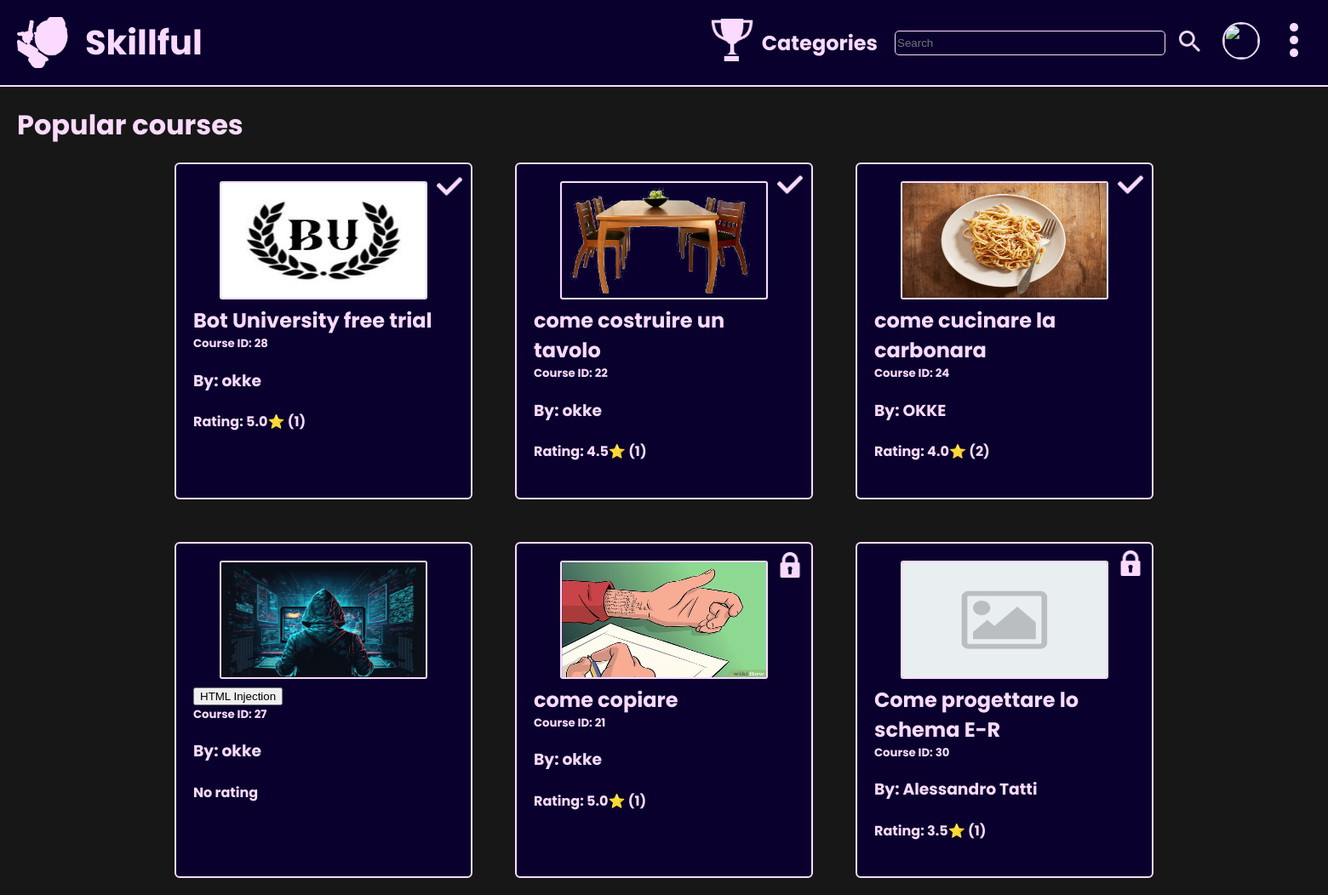
Page /Skillful_PHP/Skillful/home.php (signed in) on the committed database.
### tables this page shows
CREATE TABLE `courses` (
  `id` int(11) NOT NULL,
  `name` varchar(50) NOT NULL,
  `creation_date` datetime NOT NULL,
  `description` blob DEFAULT NULL,
  `verified` tinyint(4) NOT NULL DEFAULT 0,
  `folder` blob NOT NULL,
  `category` int(11) DEFAULT NULL,
  `user_created` int(11) NOT NULL,
  `state` tinyint(4) NOT NULL DEFAULT 0
);

### Skillful_PHP/Skillful/home.php (the view, shortened to what this page needs)
<!DOCTYPE html>
<html lang="en">
<head>
    <link rel="stylesheet" type="text/css" href="styles/style.css">
    <link rel="stylesheet" type="text/css" href="styles/styleHomePage.css">
    <link rel="stylesheet" type="text/css" href="styles/styleHomeShared.css">
</head>
<body>
    <?php
        include "db_connection.php";
        if (!isset($_SESSION['user_id'])) {
            header('Location: login.php');
        } else {
            $user_id = $_SESSION['user_id'];
            $getUser = "SELECT * FROM users WHERE id = $user_id";
            $result = mysqli_query($connection, $getUser);
            if($result){
                if(mysqli_num_rows($result) > 0){
                    $row = mysqli_fetch_assoc($result);
                    if($row['role'] == 1){
                        $admin = true;
                    } else {
                        $admin = 0;
                    }
                } else {
                    header('Location: login.php');
                }
            }
        }
    ?>
    <div id="header">
        <a href="home.php" id="logoBox">
            <img id="logo" class="img" src="assets/icons/logo/logo0.png">
            <h1 id="title">Skillful</h1>
        </a>
        <div id="rightHeader">
            <div id="leaderboardButton">
                <a href="leaderboard.php" style="margin-right: 10px; width: 50px; height: 50px"><img class="img" src="assets/icons/leaderboardButton/leaderboard0.png" width=50px height=50px></a>
            </div>
            <div id="categoriesButton">
                <h2>Categories</h2>
            </div>
            <div id="searchBar">
                <form id="searchForm" action="" method="GET">
                    <input id="bar" type="text" placeholder="Search" name="search">
                    <button type="submit" style="background-color: transparent; margin-left: 10px; border: none; cursor: pointer"><img width="25px" height="25px" class="img" src="assets/icons/searchButton/searchButton0.png"></button>
                </form>
            </div>
            <div id="profileIcon">
                <?php
                    echo "<a href='viewProfile.php?userid=".$GLOBALS['user_id']."'><img id='pfp' src='".$GLOBALS['profilePic']."'></a>";
                ?>
            </div>
            <div id="optionsButton" state=0>
                <img src="assets/icons/optionsButton/optionsButton0.png" id="options" class="img">
            </div>
        </div>
    </div>
        <?php
            $sqlCode = "SELECT * FROM categories";
            $result = mysqli_query($connection, $sqlCode);
        ?>
    <div id="mainBody">
        <?php
            if($_SERVER['REQUEST_METHOD'] == 'GET'){
                if(isset($_GET['category'])){
                    echo '<div id="results">';
                    $category = $_GET['category'];
                    $sqlCode = "SELECT * FROM courses_view WHERE category = '$category' AND (state = 1 OR user_created = ".$user_id." OR ".$admin." = TRUE) ORDER BY verified DESC, state DESC, avgRating DESC";
                    $result = mysqli_query($connection, $sqlCode);
                } else if(isset($_GET["search"])){
                    echo '<div id="results">';
                    $search = $_GET['search'];
                    $sqlCode = "SELECT * FROM courses_view WHERE name LIKE '%$search%' AND (state = 1 OR user_created = ".$user_id." OR ".$admin." = TRUE) ORDER BY verified DESC, state DESC, avgRating DESC";
                    $result = mysqli_query($connection, $sqlCode);
                } else {
                    echo '<h1 style="margin-left: 20px; margin-bottom: 0">Popular courses</h1><div id="results">';
                    $sqlCode = "SELECT * FROM courses_view WHERE (state = 1 OR user_created = ".$user_id." OR ".$admin." = TRUE) ORDER BY verified DESC, state DESC, avgRating DESC";
                    $result = mysqli_query($connection, $sqlCode);
                }
                if($result){
                    if(mysqli_num_rows($result) > 0){
                        while($row = mysqli_fetch_assoc($result)){
                            echo "<a class='courseResult clickableBoxLink' href='viewCourse.php?courseId=".$row["course_id"]."'><div class='courseDiv'>";
                            if($row['verified'] == 1){
                                echo "<img class='verifiedIcon img' src='assets/icons/verifiedIcon/verifiedIcon0.png'>";
                            } else if($row['state'] == 0){
                                echo "<img class='verifiedIcon img' src='assets/icons/lockIcon/lockIcon0.png'>";
                            }
                            echo "<img class='courseThumbnail' src='".$row['folder']."thumbnail.png'><h2>".$row['name']."</h2><h5>Course ID: ".$row['course_id']."<h3>By: ".$row['username']."</h3></h5>";
                            if($row['nComments']>0){
                                echo "<h4>Rating: ".$row['avgRating']."⭐ (".$row['nComments'].")</h4>";
                            } else {
                                echo "<h4>No rating</h4>";
                            }
                            echo "</div></a>";
                        }
                    } else {
                        echo "<h2>No results</h2>";
                    }
                } else {
                    echo "Errore nella query";
                }
            }
            echo '</div>';
        ?>
        </div>
</body>
</html>

### Skillful_PHP/Skillful/styles/style.css (style rules this page uses)
:root { --primary: #171717; --textcolor: #f0f8ff; --windowbg: #09002e; --boxbg: #270042; }
body { font-family: 'Poppins', sans-serif; color: var(--textcolor); background-color: var(--primary); margin: 0; overflow-x: hidden; }
.clickableBoxLink { text-decoration: none; color: var(--textcolor); }

### Skillful_PHP/Skillful/styles/styleHomePage.css (style rules this page uses)
#categoriesButton { cursor: pointer; }
#searchBar { margin-left: 20px; }
#results { z-index: 0; padding: 20px; display: grid; grid-template-columns: repeat(4, 350px); column-gap: 50px; row-gap: 50px; position: relative; width: fit-content; margin-left: 50%; transform: translateX(-50%); }
.courseResult { padding: 20px; border: 2px solid var(--textcolor); background-color: var(--windowbg); border-radius: 6px; cursor: pointer; }
.courseResult h2, .courseResult h5 { margin: 0; }
.courseThumbnail { width: 240px; height: 135px; margin-left: 50%; transform: translateX(-50%); border: 2px solid var(--textcolor); border-radius: 3px; }
#searchForm { display: flex; align-items: center; }
#bar { width: 20vw; background-color: transparent; border: 1px solid var(--textcolor); height: 25px; border-radius: 5px; color: var(--textcolor); }
.courseDiv { position: relative; }
.verifiedIcon { position: absolute; top: -5%; right: -5%; margin: 5px; height: 30px; width: 30px; z-index: 1; }
@media only screen and (max-width: 1600px) and (min-width: 1201px) { #results { grid-template-columns: repeat(3, 350px); } }

### Skillful_PHP/Skillful/styles/styleHomeShared.css (style rules this page uses)
#logoBox { display: flex; align-items: center; text-decoration: none; color: var(--textcolor); }
#logo { width: 60px; height: 60px; margin: 20px; }
#title { margin: 0; font-size: 40px; }
#header { display: flex; align-items: center; justify-content: space-between; width: 100%; border-bottom: 2px solid var(--textcolor); background-color: var(--windowbg); z-index: 21; position: relative; }
#rightHeader { display: flex; align-items: center; }
#pfp { width: 40px; height: 40px; margin-right: 20px; margin-left: 20px; border-radius: 50%; border: 2px solid var(--textcolor); }
#options { width: 40px; height: 40px; margin-right: 20px; cursor: pointer; }

### rows in the picture
courses: verified 1 (drawn), folder (picture), name "Bot University free trial", course_id "28", username "okke", avgRating "5.0", nComments "1"
courses: verified 1 (drawn), folder (picture), name "come costruire un tavolo", course_id "22", username "okke", avgRating "4.5", nComments "1"
courses: verified 1 (drawn), folder (picture), name "come cucinare la carbonara", course_id "24", username "OKKE", avgRating "4.0", nComments "2"
courses: folder (picture), name "HTML Injection", course_id "27", username "okke", shows "No rating"
courses: verified 0 (drawn), folder (picture), name "come copiare", course_id "21", username "okke", avgRating "5.0", nComments "1"
courses: verified 0 (drawn), folder (picture), name "Come progettare lo schema E-R", course_id "30", username "Alessandro Tatti", avgRating "3.5", nComments "1"
